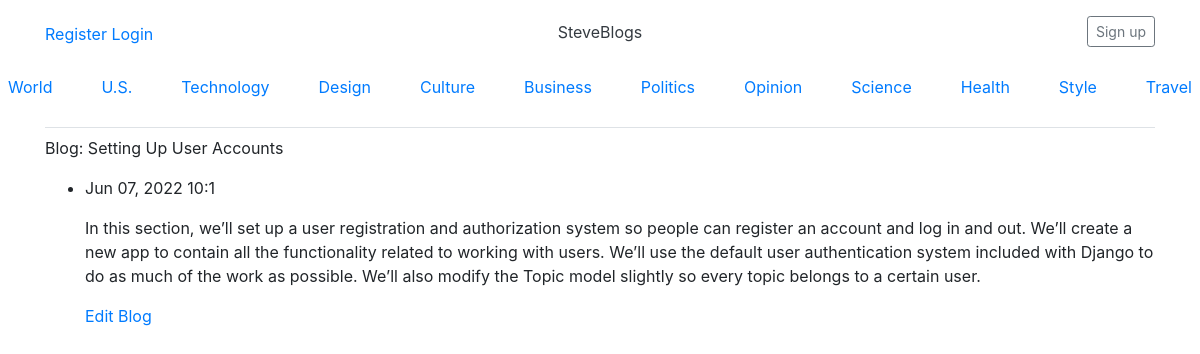
The app's page /blog/2/ with its own data.
### blogs/models.py (models this page shows)
class BlogPost(models.Model):
    title = models.CharField(max_length= 200)
    text = models.TextField()
    date_added = models.DateTimeField(auto_now_add= True)
    owner = models.ForeignKey(User, on_delete= models.CASCADE)
    def __str__(self):
        if len(self.title) > 50:
            return f"{self.title[:50]}..."
        else:
            return self.title

### blogs/views.py (the view)
# urls.py: 2. Add a URL to urlpatterns:  path('blog/', include('blog.urls'))
def blog(request, blog_id):
    blog = BlogPost.objects.get(id = blog_id)
    context = {'blog':blog}
    return render(request, 'blogs/blog.html', context)

### blogs/templates/blogs/blog.html
{% extends "blogs/base.html" %}
{% block content %}
<p>
    Blog: {{blog}}
</p>
<p>
    <ul>
        <li>
            <p>{{ blog.date_added|date:'M d, Y H:1' }}</p>
            <p>{{ blog.text|linebreaks }}</p>
            <p><a href="{% url 'blogs:edit_blog' blog.id %}">Edit Blog</a></p>
        </li>
    </ul>
</p>
{% endblock content %}

### records on screen
BlogPost: title "Setting Up User Accounts", date_added "Jun 07, 2022 10:1", text "In this section, we’ll set up a user registration and authorization system so people can register an account and log in and out. We’ll create a new app to contain all the functionality related to working with users. We’ll use the default user authentication system included with Django to do as much of the work as possible. We’ll also modify the Topic model slightly so every topic belongs to a certain user."
